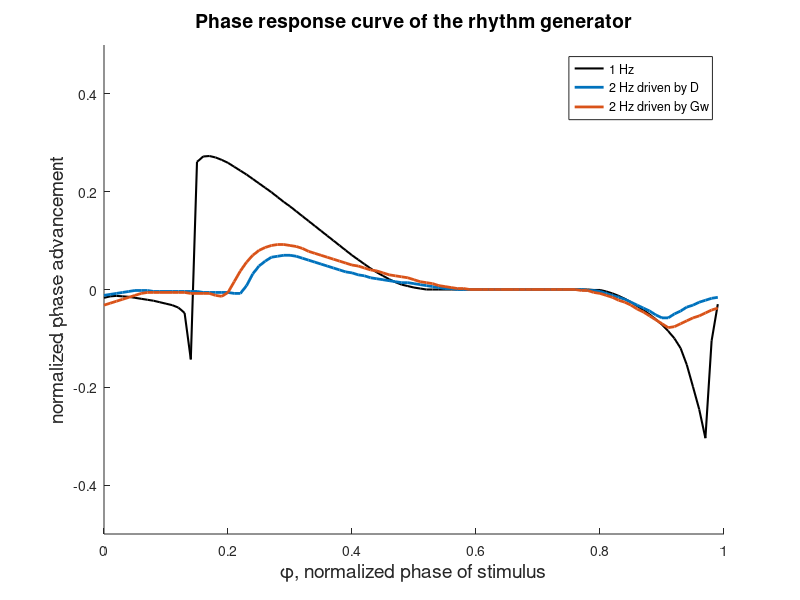

Source code (MATLAB): (Note: this script raises an error after producing the figure.)
clear all
clc

num_phase = 100;

load('f1.mat')
RG_f1 = RG_phase_shift;
f1 = phase_shift;

load('Gw_0.01.mat')
RG_fmG = RG_phase_shift;
fmG = phase_shift;

load('D_0.01.mat')
RG_fmD = RG_phase_shift;
fmD = phase_shift;

%% f = 2 no RG PRC
% figure (1)
% hold on
% plot((0:num_phase-1)/num_phase,f1(1,:),'--','LineWidth',2.4)
% plot((0:num_phase-1)/num_phase,fmG(1,:),'--','LineWidth',2)
% plot((0:num_phase-1)/num_phase,fmD(1,:),'--','LineWidth',2)
% 
% % grid on
% ax = gca;
% ax.FontSize = 12; 
% 
% ylim([-0.5 0.5])
% xlabel('\phi, normalized phase of stimulus','Fontsize',14)
% ylabel('normalized phase advancement','Fontsize',14)
% title('Phase response curve of the system','Fontsize',14)
%  
% % col = [0.6350, 0.0780, 0.1840;0.8500, 0.3250, 0.0980;0, 0.4470, 0.7410];
% col = [0.4660, 0.6740, 0.1880;0.8500, 0.3250, 0.0980;0, 0.4470, 0.7410];
% colororder(col)
% 
% set(gcf,'Position',[500 200 600 400])
% legend('PF   @ 1 Hz','PF   @ 2 Hz by rasing G_w','PF   @ 2 Hz by adding D')

%% f = 2
figure (1)
hold on
plot((0:num_phase-1)/num_phase,RG_f1(1,:),'k','LineWidth',1.5)
% plot((0:num_phase-1)/num_phase,f1(1,:),'k--','LineWidth',1.5)
plot((0:num_phase-1)/num_phase,RG_fmD(1,:),'LineWidth',2)
plot((0:num_phase-1)/num_phase,RG_fmG(1,:),'LineWidth',2)
% plot((0:num_phase-1)/num_phase,fmG(1,:),'--','LineWidth',2)
% plot((0:num_phase-1)/num_phase,fmD(1,:),'--','LineWidth',2)


ylim([-0.5 0.5])
xlabel('\phi, normalized phase of stimulus','Fontsize',14)
ylabel('normalized phase advancement','Fontsize',14)
title('Phase response curve of the rhythm generator','Fontsize',14)
 
% col = [0.8500, 0.3250, 0.0980;0, 0.4470, 0.7410];
% colororder(col)
% legend('1 Hz','2 Hz by direct stimulate RG neurons','2 Hz through neuromodulation')
legend('1 Hz','2 Hz driven by D','2 Hz driven by Gw')
set(gcf,'Position',[500 200 600 400])

% legend('RG  @ 1 Hz','PF   @ 1 Hz','RG  @ 2 Hz by raising G_w','RG  @ 2 Hz by adding D','PF   @ 2 Hz by rasing G_w','PF   @ 2 Hz by adding D')
ax = gca;
ax.FontSize = 16; 